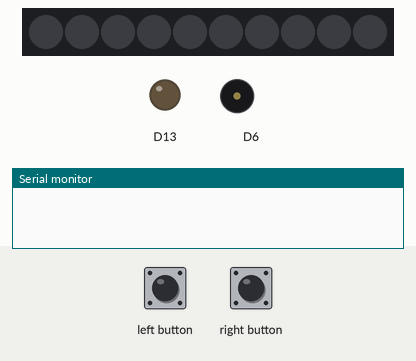
The sketch below on a simulated Adafruit Circuit Playground Express. Shown: 10 RGB LEDs in strip order, left to right, output pins drawn as LEDs (lit = HIGH), buzzer (waves = sounding), the last lines printed to the serial monitor. The test bench sets the inputs (shaded band). Dim RGB values are drawn brighter than linear.

Above: at 1.2 s.
1.3 s: left button pressed for 1 s
At 2.4 s:
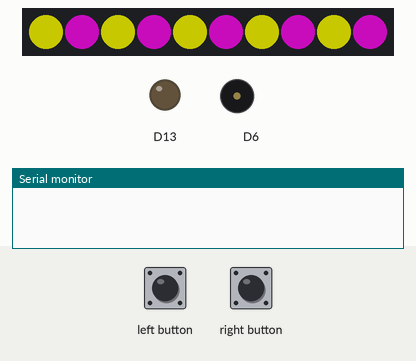
5.3 s: left button pressed for 0.15 s
At 5.48 s:
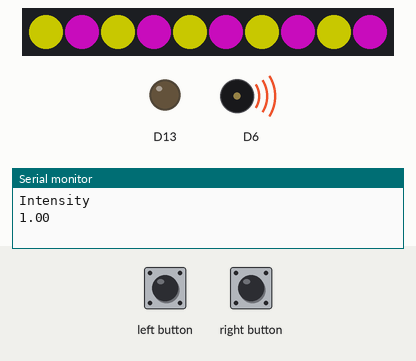
8.4 s: left button pressed for 3.2 s
At 10.6 s:
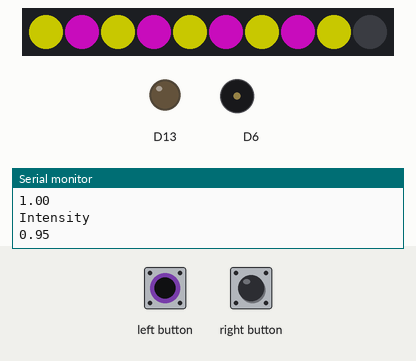
Timing chart, 0 to 12.1 s (numbered marks = the images above; inputs shaded):
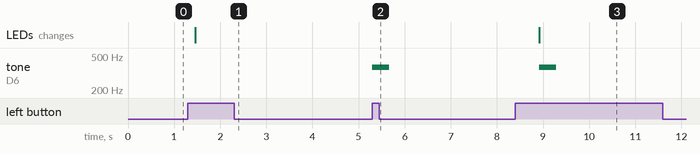

Measured:
- after the input at 1.3 s, the LEDs: change after 0.16 s (image 1)
- after the input at 8.4 s, the LEDs: change after 0.52 s (image 3)

The sketch:

circuitcode.ino
```cpp
#include <Adafruit_CircuitPlayground.h>
#include <vector>
#include <ctime>
#include <cmath>

void setup() {
  CircuitPlayground.begin();
  pinMode(13, OUTPUT);
  pinMode(4, INPUT_PULLDOWN);
  pinMode(5, INPUT_PULLDOWN);
  CircuitPlayground.strip.setBrightness(100); // test this
  Serial.begin(9600);
}

// FREQUENCIES
#define NOTE_C4  262
#define NOTE_CS4 277
#define NOTE_D4  294
#define NOTE_DS4 311
#define NOTE_E4  330
#define NOTE_F4  349
#define NOTE_FS4 370
#define NOTE_G4  392
#define NOTE_GS4 415
#define NOTE_A4  440
#define NOTE_AS4 466
#define NOTE_B4  494
#define NOTE_C5  523
#define NOTE_CS5 554
#define NOTE_D5  587
#define NOTE_DS5 622
#define NOTE_E5  659
#define NOTE_F5  698
#define NOTE_FS5 740
#define NOTE_G5  784
#define NOTE_GS5 831
#define NOTE_A5  880
#define NOTE_AS5 932
#define NOTE_B5  988

// DURATIONS
#define WHOLE         2200.
#define HALF          WHOLE/2
#define QUARTER       HALF/2
#define EIGHTH        QUARTER/2
#define EIGHTH_TRIPLE QUARTER/3
#define SIXTEENTH     EIGHTH/2

void playNote(int frequency, int duration, bool hold=false) {
  if (hold) {
    CircuitPlayground.playTone(frequency, duration+duration/32, false);
  }
  else {
    CircuitPlayground.playTone(frequency, duration, false);
  }
}

void loop() {
  std::vector<int> notes = {NOTE_D4,NOTE_D4,NOTE_E4,NOTE_D4,NOTE_G4,NOTE_FS4};
  std::vector<int> durations = {EIGHTH,EIGHTH,QUARTER,QUARTER,QUARTER,HALF};
  std::vector<int> times;
  std::vector<int> intensities;
  for (int i = 0; i < 10; i++) {
    CircuitPlayground.setPixelColor(i, 0, 0, 0);
  }
  if (digitalRead(4)) {
    int dose = 0;
    int currdelay = 5000;
    int duration = 4000;
    int currtime;
    bool noiseplaying = false;
    bool enterloop = false;
    bool withdrawals = false;
    float intensity;
    int numlights = 10;
    int prevlights = 10;
    int timeelapsed;
    uint8_t color1;
    uint8_t color2;
    uint8_t color3;
    delay(150);
    bool loopvar = true;
    // play happy sound
    while (loopvar) {
      if (digitalRead(5)) {
        break;
      }
      while (noiseplaying) {
         for (int i=0; i<notes.size(); i++) {
           for (int j = 0; j < 3; j++) {
             playNote(notes[i],durations[i]/3);
             if (digitalRead(4)) {
               enterloop = true;
               noiseplaying = false;
               break;
             }
           }
         }
      }
      if (digitalRead(4) || enterloop) {
        enterloop = false;
        dose = dose + 1;
        timeelapsed = millis() - currtime;
        //intensity = .95-(dose*.05*abs(20000-timeelapsed)/40000) - .05*(10-prevlights);
        intensity = intensity - .05 + .03*(timeelapsed/10000);
        duration = duration - 200 + timeelapsed/200;
        if (intensity > 1) {
          intensity = 1;
        }
        currdelay = currdelay - 500 + timeelapsed/20;
        if (currdelay < 0) {
          currdelay = 0;
        }
        if (dose == 1) {
          intensity = 1;
          currdelay = 0;
        }
        if (dose == 2) {
          currdelay = 0;
        }
        if (dose == 3) {
          withdrawals = true;
          currdelay = 10000;
          // re-assign noise
        }
        numlights = round(intensity*10);
        if (numlights == 0) {
          for (int i = 0; i < 10; i++) {
            CircuitPlayground.setPixelColor(i, 255, 0, 0);
          }
          delay(4000);
          loopvar = false;
          break;
        }
        for (int i = 0; i < 10; i++) {
          if (i % 2 == 0) {
            CircuitPlayground.setPixelColor(i, 255, 255, 0);
          }
          else {
            CircuitPlayground.setPixelColor(i, 255, 16, 240);
          }
          if (i >= numlights) {
            CircuitPlayground.setPixelColor(i, 0, 0, 0);
          }
        }
        delay(duration);
        for (int i = 0; i < numlights; i++) {
          CircuitPlayground.setPixelColor(i, 0, 0, 0);
        }
        delay(currdelay);
        currtime = millis();
        for (int i = 0; i < numlights; i++) {
          CircuitPlayground.setPixelColor(i, 255, 255, 255);
        }
        times.push_back(currtime);
        intensities.push_back(intensity);
        Serial.println("Intensity");
        Serial.println(intensity);
        noiseplaying = true;
      }
    }
  }
}
```
